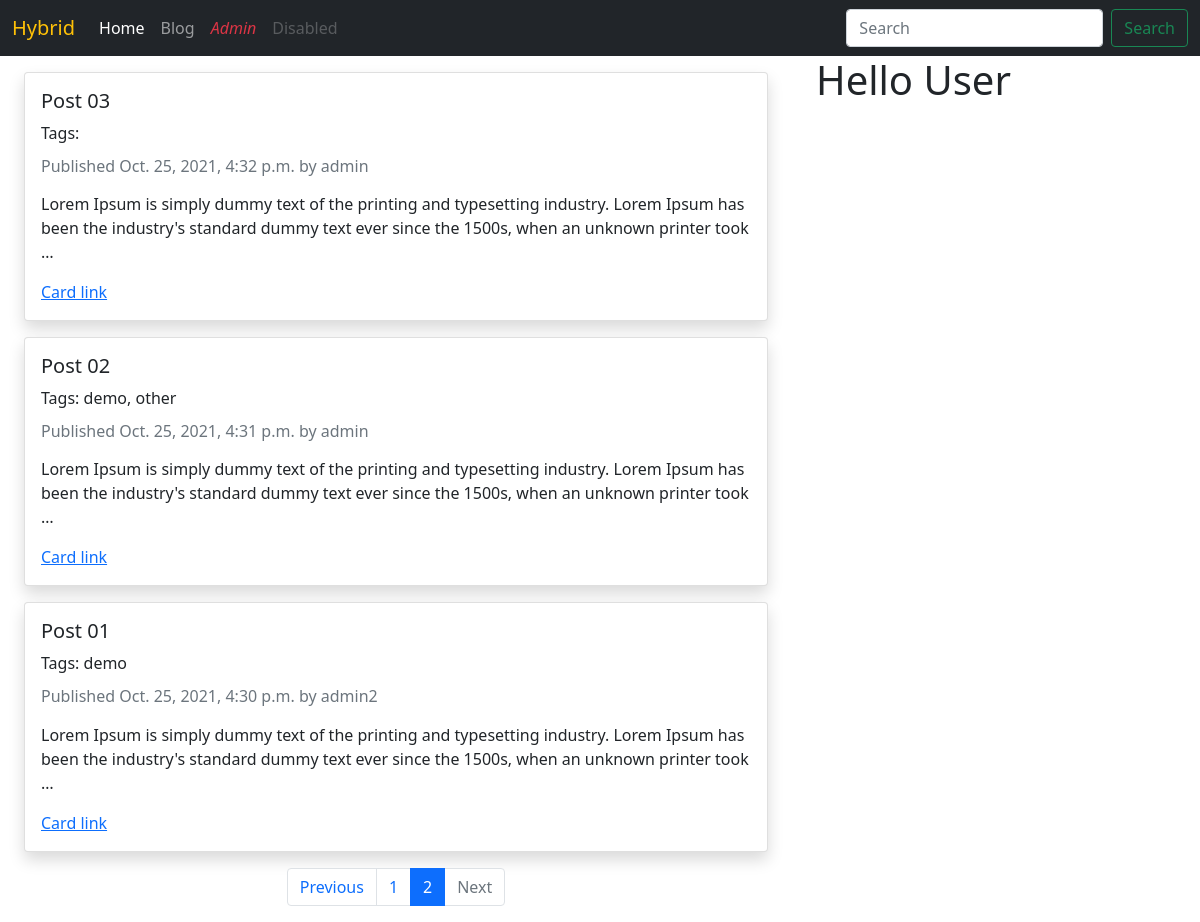
Screenshot of /blog/?page=2 with the database file from the repository.
### blog/models.py (models this page shows, shortened)
class Post(models.Model):
    STATUS_CHOICES = (
        ('draft', 'Draft'),
        ('published', 'Published'),
    )
    title = models.CharField(max_length=250)
    slug = models.SlugField(max_length=250, unique_for_date='publish')
    author = models.ForeignKey(
        User, on_delete=models.CASCADE, related_name='blog_posts')
    body = models.TextField()
    publish = models.DateTimeField(default=timezone.now)
    created = models.DateTimeField(auto_now_add=True)
    updated = models.DateTimeField(auto_now=True)
    status = models.CharField(
        max_length=10, choices=STATUS_CHOICES, default='draft')
    objects = models.Manager()  # The default manager
    published = PublishedManager()  # our custom manager
    tags = TaggableManager()
    def get_absolute_url(self):
        return reverse('blog:post_detail',
                       args=[self.publish.year,
                             self.publish.month,
                             self.publish.day, self.slug])
    class Meta:
        ordering = ('-publish', )
        verbose_name_plural = 'Post'

### blog/views.py (the view)
# urls.py: path('', PostListView.as_view(), name='post_list'),
class PostListView(ListView):
    queryset = Post.published.all()
    context_object_name = 'posts'
    paginate_by = 4
    template_name = 'blog/post/list.html'

### templates/blog/post/list.html (shortened to what this page needs)
{% extends "base/base.html" %}
{% block content %}
{% for post in posts %}
<div class="container">
    <div class="card shadow rounded my-3 ">
        <div class="card-body">
            <h5 class="card-title">{{ post.title }}</h5>
            <p class="tags">Tags: {{ post.tags.all|join:", " }}</p>
            <h6 class="card-subtitle mb-2 text-muted">Published {{ post.publish }} by {{ post.author }}</h6>
            <p class="card-text">{{ post.body|truncatewords:30|linebreaks }}</p>
            <a href="{{ post.get_absolute_url }}" class="card-link">Card link</a>
        </div>
    </div>
</div>
{% endfor %}
{% include "blog/post/pagination.html" with page=page_obj %}
{% endblock %}
{% block sidebar %}
<h1>
    Hello User
</h1>
{% endblock %}

### rows the page displays
Post: title "Post 03", publish "Oct. 25, 2021, 4:32 p.m.", author "admin", body "Lorem Ipsum is simply dummy text of the printing and typesetting industry. Lorem Ipsum has been the industry's standard dummy text ever since the 1500s, when an unknown printer took …"
Post: title "Post 02", tags.all "demo, other", publish "Oct. 25, 2021, 4:31 p.m.", author "admin", body "Lorem Ipsum is simply dummy text of the printing and typesetting industry. Lorem Ipsum has been the industry's standard dummy text ever since the 1500s, when an unknown printer took …"
Post: title "Post 01", tags.all "demo", publish "Oct. 25, 2021, 4:30 p.m.", author "admin2", body "Lorem Ipsum is simply dummy text of the printing and typesetting industry. Lorem Ipsum has been the industry's standard dummy text ever since the 1500s, when an unknown printer took …"

### other values shown
{{ i }} "1"
{{ i }} "2"
